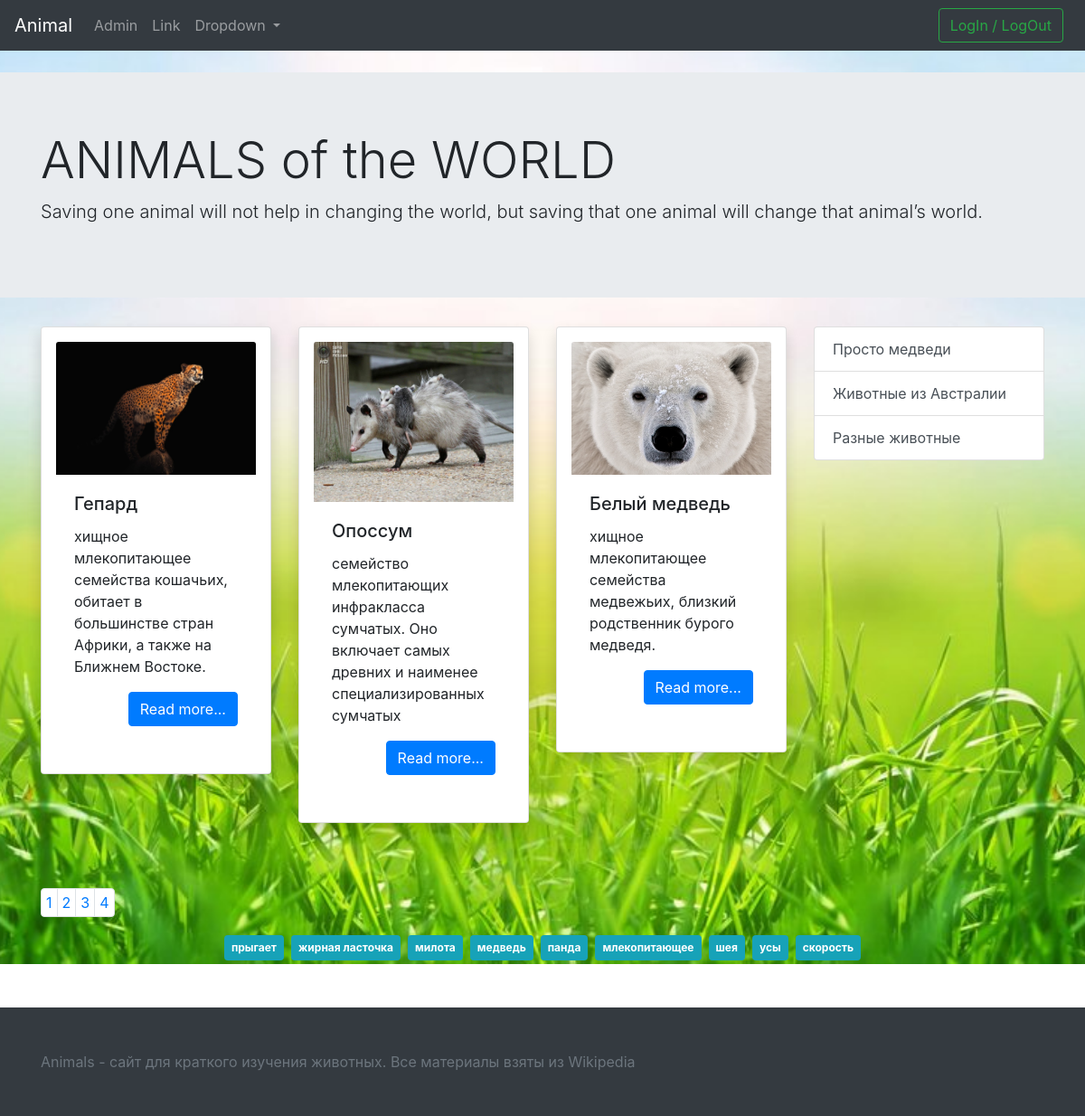
The page / on the database its author committed.
### tables this page shows
CREATE TABLE `info` (
  `id` int(11) NOT NULL,
  `title` varchar(255) NOT NULL,
  `category` int(11) NOT NULL,
  `descr_min` text NOT NULL,
  `description` text NOT NULL,
  `image` varchar(500) DEFAULT NULL
);

CREATE TABLE `category` (
  `id` int(11) NOT NULL,
  `category` varchar(255) NOT NULL,
  `slug` varchar(255) NOT NULL,
  `image` text NOT NULL,
  `description` text NOT NULL
);

### template/header.php (called while the page is built, shortened)
<?php
require_once 'core/function.php';
$conn = connect();
$cat = getAllCatInfo($conn);
?>
<?php
require_once 'template/header_html.php';
?>

### core/function.php (called while the page is built, shortened)
<?php
function selectMain($conn){
    $offset = 0;
    $sql = "SELECT * FROM info ORDER BY id DESC LIMIT 3 OFFSET ".$offset*3;
    $result = mysqli_query($conn, $sql);
    $a = array();
    if (mysqli_num_rows($result) > 0) {
        while($row = mysqli_fetch_assoc($result)) {
            $a[] = $row;
        }
    }
    return $a;
}
function paginationCount($conn){
    $sql = "SELECT * FROM info";
    $result = mysqli_query($conn, $sql);
    $result = mysqli_num_rows($result);
    return ceil($result/3);
}
function getAllTags($conn){
    $sql = "SELECT DISTINCT(tag) FROM tag";
    $result = mysqli_query($conn, $sql);
    $a = array();
    if (mysqli_num_rows($result) > 0) {
        while($row = mysqli_fetch_assoc($result)) {
            $a[] = $row['tag'];
        }
    }
    return $a;
}
function getAllCatInfo($conn){
    $sql = "SELECT * FROM category";
    $result = mysqli_query($conn, $sql);
    $a = array();
    if (mysqli_num_rows($result) > 0) {
        while($row = mysqli_fetch_assoc($result)) {
            $a[] = $row;
        }
    }
    return $a;
}

### main.php (the view, shortened to what this page needs)
<?php
require_once('template/header.php');
$data = selectMain($conn);
$countPage = paginationCount($conn);
$tag = getAllTags($conn);
?>
    <div class="jumbotron jumbotron-fluid">
        <div class="container">
            <h1 class="display-4">ANIMALS of the WORLD</h1>
            <p class="lead">Saving one animal will not help in changing the world, but saving that one animal will change that animal’s world.</p>
        </div>
    </div>
    <div class="container">
        <div class="row">
            <div class="col-lg-9">
                <div class="row">
                    <?php
                    $out = '';
                    for ($i=0; $i < count($data); $i++){
                        $out .='<div class="col-lg-4 col-md-6">';
                        $out .='<div class="card shadow p-3 mb-5 bg-white rounded">';
                        $out .="<img src='/images/{$data[$i]['image']}' class='card-img-top'>";
                        $out .='<div class="card-body">';
                        $out .="<h5 class='card-title'>{$data[$i]['title']}</h5>";
                        $out .="<p class='card-text'>{$data[$i]['descr_min']}</p>";
                        $out .='<p class="text-right"><a href="/arcticle/'.$data[$i]['id'].'" class="btn btn-primary">Read more...</a></p>';
                        $out .='</div>';
                        $out .='</div>';
                        $out .='</div>';
                    }
                    echo $out;
                    ?>
                </div>
            </div>
            <div class="col-lg-3">
                <?php require_once('template/nav.php'); ?>
            </div>
        </div>
    </div>
    <div class="container">
        <div class="row">
            <div class="col-lg-12 text-center">
                <nav class="mt-4">
                    <ul class="pagination">
                        <?php
                        for ($i=0; $i < $countPage; $i++){
                            $j = $i+1;
                            echo "<li class='page-item'><a href='/page/{$i}' style='padding: 5px;' class='page-link'>{$j}</a></li>";
                        }
                        ?>
                    </ul>
                </nav>
            </div>
            <div class="col-lg-12 text-center">
                <?php
                for ($i=0; $i < count($tag); $i++){
                    echo "<a href='/tag/{$tag[$i]}' style='padding: 5px;' class='badge badge-info p-2 m-1'>{$tag[$i]}</a>";
                }
                ?>
            </div>
        </div>
    </div>
<?php
require_once('template/footer.php');
?>

### index.php (shortened to what this page needs)
<?php
$route = $_GET['route'];
if ($route == '' OR $route == '/') {
    require_once 'main.php';
}
?>

### template/header_html.php (shortened to what this page needs)
<!doctype html>
<html lang="en">
<head>
    <link rel="stylesheet" href="https://stackpath.bootstrapcdn.com/bootstrap/4.3.1/css/bootstrap.min.css"
>
    <link rel="stylesheet" href="/css/style.css">
</head>
<body>
<div class="wrap">
    <div class="content" style = "background-image: url(/images/nature4.jpg);
    background-position: center;
    background-repeat: no-repeat;
    background-size: cover;">
        <nav class="navbar navbar-expand-lg navbar-dark bg-dark mb-4">
            <a class="navbar-brand" href="/">Animal</a>
            <div class="collapse navbar-collapse" id="navbarSupportedContent">
                <ul class="navbar-nav mr-auto">
                    <li class="nav-item">
                        <a class="nav-link" href="/admin">Admin <span class="sr-only">(current)</span></a>
                    </li>
                    <li class="nav-item">
                        <a class="nav-link" href="#">Link</a>
                    </li>
                    <li class="nav-item dropdown">
                        <a class="nav-link dropdown-toggle" href="#" id="navbarDropdown" role="button"
                           data-toggle="dropdown" aria-haspopup="true" aria-expanded="false">
                            Dropdown
                        </a>
                    </li>
                  </ul>
                    <a href="/logout.php"><button class="btn btn-outline-success my-2 my-sm-0 mr-2" type="submit">LogIn / LogOut</button></a>
                </div>
        </nav>

### template/nav.php
<?php
    $out = '<div class="list-group">';
    for ($i=0; $i < count($cat); $i++){
        $out .='<a class="list-group-item list-group-item-action" href="/cat/'.$cat[$i]['id'].'">';
        $out .= $cat[$i]['description'].'</a>';
    }
    echo $out;
    echo '</div>';
?>

### template/footer.php (shortened to what this page needs)
</div>
<footer class="footer navbar-dark bg-dark mt-5">
      <div class="container pt-5 pb-5">
        <span class="text-muted">Animals - сайт для краткого изучения животных. Все материалы взяты из Wikipedia</span>
      </div>
    </footer>
</div>
  </body>
</html>

### css/style.css (style rules this page uses)
html, body { height: 100%; }
.wrap { display: flex; flex-direction: column; height: 100%; }
.content { flex-grow: 1; flex-shrink: 0; flex-basis: auto; }
.footer { flex-grow: 0; flex-shrink: 0; flex-basis: auto; }

### rows shown on the page
info: image (picture), title "Гепард", descr_min "хищное млекопитающее семейства кошачьих, обитает в большинстве стран Африки, а также на Ближнем Востоке."
info: image (picture), title "Опоссум", descr_min "семейство млекопитающих инфракласса сумчатых. Оно включает самых древних и наименее специализированных сумчатых"
info: image (picture), title "Белый медведь", descr_min "хищное млекопитающее семейства медвежьих, близкий родственник бурого медведя."
category: description "Просто медведи"
category: description "Животные из Австралии"
category: description "Разные животные"

### other values the page prints
$j "1"
$j "2"
$j "3"
$j "4"
$tag[$i] "прыгает"
$tag[$i] "жирная ласточка"
$tag[$i] "милота"
$tag[$i] "медведь"
$tag[$i] "панда"
$tag[$i] "млекопитающее"
$tag[$i] "шея"
$tag[$i] "усы"
$tag[$i] "скорость"
